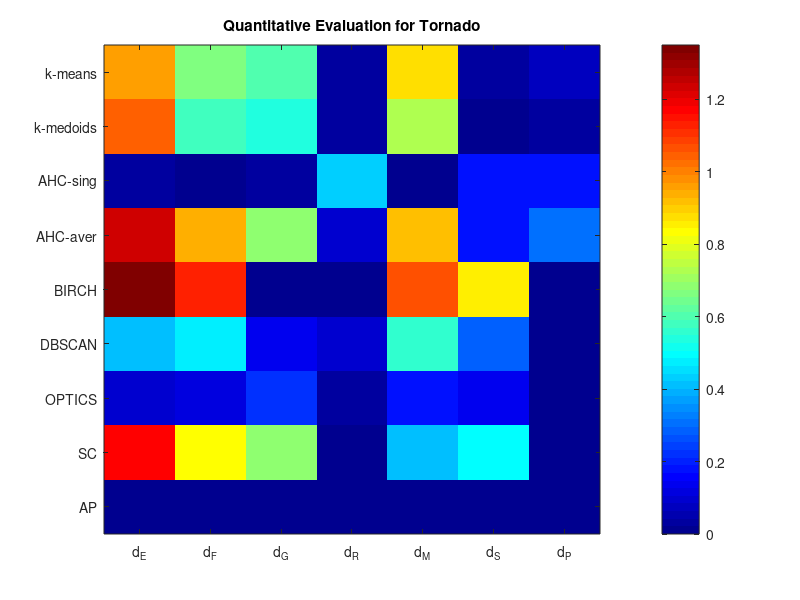

The MATLAB source for this figure:
A = [0.252,1.422,0.231,1.589,0.266,1.643,0.471,0.530,0.189,1.339,-10000,-10000,-0.561,1.183;
0.984,1.167,0.993,1.501,0.888,7.152,0.786,18.29,0.972,2.198,-10000,-10000,0.720,25.08;
0.238,1.422,0.206,1.588,0.162,1.643,0.426,0.529,0.183,1.339,-10000,-10000,-0.810,1.215;
0.984,1.192,0.986,1.527,0.938,7.253,0.661,12.92,0.974,1.902,-10000,-10000,0.721,24.82;
-0.654,0.085,-0.621,0.063,-0.266,0.059,0.696,0.625,-0.731,0.152,0.153,0.467,0.619,0.253;
0.067,1.894,0.049,1.605,0.029,3.156,0.054,5.785,0.131,4.78,0.030,2.815,0.024,0.595;
0.218,1.422,0.238,1.589,0.373,1.598,0.616,0.530,0.220,1.339,0.202,1.135,0.593,0.237;
0.942,1.105,0.960,1.463,0.466,6.676,0.629,13.48,0.952,1.747,0.287,2.382,0.024,0.622;
0.251,1.422,0.207,1.588,-10000,-10000,-10000,-10000,0.166,1.339,0.141,1.376,0.211,1.378;
0.953,1.084,0.944,1.262,-10000,-10000,-10000,-10000,0.975,1.455,0.970,1.393,0.547,0.460;
-0.364,0.914,-0.261,0.979,-0.272,0.934,0.615,0.600,-0.019,1.339,-0.226,1.370,-10000,-10000;
0.380,1.893,0.360,1.685,0.294,3.625,0.096,14.92,0.824,5.140,0.684,6.801,-10000,-10000;
-0.103,1.422,-0.028,1.586,0.009,1.625,0.129,0.499,-0.232,1.338,-0.2,1.376,-0.972,0.002;
0.350,6.906,0.636,5.056,0.691,4.633,0.584,16.24,0.956,8.777,0.921,8.038,0.006,0.632;
0.209,1.422,0.184,1.588,-10000,-10000,-10000,-10000,0.057,1.337,0.017,1.240,-0.954,1.377;
0.972,1.509,0.987,1.830,-10000,-10000,-10000,-10000,0.961,4.182,0.961,3.573,0.948,12.36;
-0.006,-0.008,0.005,0.004,-0.003,-0.009,-0.059,-0.016,0.005,0.008,0.008,0.009,-10000,-10000;
0.589,38.48,0.56,73.44,0.577,61.10,0.594,126.3,0.443,50.03,0.563,82.63,-10000,-10000];

B = [0.195,1.482,0.189,3.249,0.185,1.237,0.855,0.717,0.127,1.108,0.292,1.096,-0.170,2.391;
0.969,1.5,0.988,1.695,0.989,7.822,0.017,4,0.936,2.932,0.927,1.655,0.737,37.23;
0.177,1.487,0.158,3.263,0.180,1.237,0.854,0.717,0.099,1.108,0.288,1.084,-0.204,1.336;
0.976,1.584,0.986,1.828,0.987,6.946,0.018,3.06,0.919,3.446,0.883,2.098,0.654,27.11;
-0.572,0.022,-0.57,0.082,-0.201,0.019,0.694,0.528,-0.693,0.058,-0.675,0.064,0.598,0.487;
0.033,1.080,0.043,1.014,0.016,1.022,0.027,2.720,0.025,1.142,0.025,1.060,0.015,0.610;
0.165,1.653,0.146,2.091,0.139,1.199,0.513,0.127,0.291,1.096,0.295,1.102,0.570,0.432;
0.772,1.166,0.882,1.565,0.679,4.229,0.408,7.737,0.737,1.218,0.745,1.286,0.015,0.644;
0.182,1.686,0.149,2.082,-10000,-10000,-10000,-10000,0.205,1.101,0.190,1.113,-10000,-10000;
0.868,1.150,0.867,1.429,-10000,-10000,-10000,-10000,0.822,1.568,0.826,1.491,-10000,-10000;
-0.261,1.403,-0.36,0.638,-0.271,0.181,0.662,0.489,-0.412,0.489,-0.474,0.485,-10000,-10000;
0.487,1.422,0.363,1.303,0.081,2.159,0.031,8.026,0.435,1.533,0.370,1.651,-10000,-10000;
-0.041,1.689,-0.057,2.120,-0.098,1.236,-0.106,0.106,-0.132,1.107,-0.066,1.116,-0.742,-0.090;
0.280,4.501,0.353,3.951,0.682,4.760,0.479,18.12,0.902,4.609,0.235,4.317,0.007,0.856;
0.111,1.665,0.178,2.104,0.118,1.235,-0.334,0.125,0.196,1.103,0.162,1.105,-10000,-10000;
0.951,2.026,0.982,2.051,0.981,7.259,0.962,42.09,0.966,3.507,0.975,3.141,-10000,-10000;
-0.001,-0.004,-0.001,-0.001,0.000,-0.003,-0.209,-0.018,0.002,0.006,0.007,0.009,-0.062,-0.025;
0.661,33.92,0.631,30.18,0.517,50.84,0.581,42.63,0.646,69.63,0.557,105,0.366,16.35];

C = [0.211,1.303,0.232,1.089,0.128,1.544,0.370,1.487,0.258,1.556,0.220,1.556,-0.157,1.555;
0.987,1.290,0.994,1.332,0.961,9.264,0.704,37.37,0.988,1.376,0.943,1.291,0.754,54.00;
0.244,1.303,0.235,1.089,0.133,1.544,0.396,1.486,0.248,1.556,0.182,1.556,-0.729,1.555;
0.988,1.116,0.995,1.317,0.968,9.408,0.640,34.00,0.989,1.387,0.928,1.356,0.744,42.41;
-0.682,0.102,-0.705,0.087,-0.216,0.091,0.559,0.379,-0.686,0.194,-0.693,0.200,0.570,0.182;
0.012,1.191,0.010,1.247,0.010,2.249,0.017,4.130,0.028,1.075,0.029,1.108,0.009,0.535;
0.198,1.303,0.198,1.089,0.153,1.544,0.518,1.487,0.213,1.556,0.218,1.556,0.568,0.182;
0.958,1.216,0.950,1.271,0.574,11.27,0.782,37.92,0.905,1.161,0.916,1.166,0.009,0.529;
0.225,4.403,0.218,1.640,-10000,-10000,-10000,-10000,0.258,1.253,0.255,1.242,-10000,-10000;
0.969,1.163,0.971,1.248,-10000,-10000,-10000,-10000,0.956,1.170,0.961,1.210,-10000,-10000;
-0.439,0.044,-0.465,0.181,-0.150,0.568,0.089,0.949,-0.544,0.238,-0.517,0.250,-10000,-10000;
0.357,1.535,0.327,1.441,0.337,3.018,0.516,20.02,0.213,1.301,0.234,1.349,-10000,-10000;
-0.035,4.414,-0.034,1.643,-0.198,1.298,0.112,0.984,-0.060,1.253,-0.045,1.242,-0.835,-0.049;
0.288,4.951,0.323,3.354,0.660,3.415,0.568,18.59,0.257,3.264,0.232,4.078,0.007,0.665;
0.156,1.300,0.172,1.088,-0.072,1.544,-0.636,1.485,0.167,1.556,0.165,1.556,-10000,-10000;
0.979,1.664,0.973,1.558,0.942,9.550,0.957,47.30,0.970,1.847,0.960,1.851,-10000,-10000;
0.107,0.149,0.009,0.014,0.004,0.003,0.012,0.009,-0.006,-0.005,0.010,0.012,-0.060,-0.025;
0.803,1.894,0.864,27.21,0.348,2.903,0.513,36.37,0.580,63.24,0.591,86.54,0.555,11.90];


D=[0.176,1.655,0.243,1.504,0.011,1.007,0.353,0.632,0.289,1.006,0.116,0.195,-0.594,-0.094;
0.957,1.576,0.877,2.135,0.950,9.305,0.593,10.64,0.766,2.185,0.969,2.217,0.174,2.546;
0.158,1.655,0.255,1.504,0.013,1.007,0.383,0.634,0.190,1.009,-10000,-10000,-0.557,0.346;
0.972,1.630,0.872,2.019,0.944,10.25,0.613,10.64,0.825,2.134,-10000,-10000,0.384,2.915;
-0.353,0.116,-0.552,0.095,-0.019,0.047,0.609,0.851,-0.677,0.220,0.083,0.229,0.338,0.260;
0.036,1.076,0.033,1.056,0.019,1.533,0.188,6.216,0.037,0.876,0.021,1.442,0.019,0.751;
0.178,1.416,0.387,1.466,0.016,1.000,0.532,0.639,0.347,1.005,0.162,0.715,0.261,0.131;
0.497,1.164,0.570,1.256,0.488,8.313,0.739,12.74,0.668,1.587,0.292,5.349,0.019,0.945;
0.200,1.650,0.326,1.483,-10000,-10000,-10000,-10000,0.212,1.009,-0.143,1.326,-10000,-10000;
0.692,0.763,0.660,1.361,-10000,-10000,-10000,-10000,0.802,1.607,0.821,1.663,-10000,-10000;
-0.093,1.430,-0.037,1.321,-10000,-10000,0.427,0.676,-0.248,0.571,-0.197,0.657,-10000,-10000;
0.468,0.958,0.476,1.040,-10000,-10000,0.342,9.834,0.387,2.053,0.229,3.258,-10000,-10000;
-0.074,1.638,-0.153,1.442,0.010,0.572,0.189,0.623,-0.371,0.786,-0.211,1.040,0.053,-0.025;
0.565,7.958,0.780,7.517,0.995,2.416,0.477,10.02,0.753,8.772,0.577,9.227,0.008,2.564;
0.010,1.644,-0.013,1.501,-0.063,1.007,-0.598,0.600,-0.037,1.008,-0.046,1.421,-10000,-10000;
0.940,4.271,0.952,5.327,0.953,10.13,0.904,27.76,0.933,5.980,0.951,6.801,-10000,-10000;
0.002,0.003,0.003,0.004,-10000,-10000,0.010,0.007,-0.007,-0.003,-10000,-10000,-0.004,-0.001;
0.810,63.76,0.591,107.7,-10000,-10000,0.573,33.19,0.888,51.27,-10000,-10000,0.566,75.81];

E = [0.146,1.436,0.126,1.339,0.237,1.717,0.375,0.951,0.187,1.770,-0.066,0.176,-0.306,1.371;
0.973,1.729,0.986,2.296,0.969,3.591,0.917,34.77,0.937,2.399,0.220,7.135,0.457,12.56;
0.142,1.436,0.102,1.339,0.226,1.716,0.428,0.953,0.146,1.771,-10000,-10000,-0.101,0.449;
0.970,1.572,0.958,2.516,0.968,3.839,0.932,34.47,0.954,2.758,-10000,-10000,0.298,10.42;
-0.404,0.067,-0.503,0.047,-0.123,0.053,0.796,0.733,-0.643,0.089,0.369,0.249,0.458,0.088;
0.023,1.646,0.019,1.614,0.012,2.097,0.036,3.055,0.063,1.800,0.012,1.828,0.010,0.746;
0.188,1.436,0.187,1.339,0.255,1.663,0.531,0.951,0.191,1.772,0.285,0.592,0.378,0.153;
0.961,1.391,0.967,1.676,0.614,3.035,0.537,15.01,0.930,2.302,0.131,4.411,0.010,0.708;
0.217,1.436,0.212,1.339,-10000,-10000,-10000,-10000,0.098,1.769,-0.168,1.678,-10000,-10000;
0.938,1.295,0.963,1.445,-10000,-10000,-10000,-10000,0.963,1.832,0.965,1.631,-10000,-10000;
-0.361,0.943,-0.379,0.971,-0.249,0.662,0.490,0.767,-0.219,1.751,-0.241,1.330,-10000,-10000;
0.173,1.452,0.152,1.267,0.043,3.452,0.149,11.95,0.700,2.430,0.211,3.491,-10000,-10000;
-0.184,1.436,-0.181,1.339,-0.140,1.687,-0.388,0.913,-0.255,1.773,-0.113,1.675,-0.556,0.003;
0.563,12.01,0.882,9.864,0.542,6.533,0.848,23.41,0.927,7.047,0.398,11.27,0.008,1.256;
0.185,1.436,0.159,1.339,0.226,1.703,-10000,-10000,0.167,1.772,0.112,1.782,-10000,-10000;
0.987,1.442,0.971,1.842,0.976,3.079,-10000,-10000,0.974,4.941,0.982,4.062,-10000,-10000;
-0.001,0.302,0.002,0.724,-0.001,0.457,0.022,0.049,0.009,0.134,0.000,0.176,-0.002,0.361;
0.464,32.61,0.820,123.7,0.685,80.68,0.417,27.10,0.371,60.17,0.597,54.79,0.549,70.48];

[m,n] = size(A);
Average = zeros(m,n);

format long

for i=1:m
    for j=1:n
        summation = 0.0;
        num = 0;
        if(A(i,j)>-100)
            num = num+1;
            summation=summation+A(i,j);
        end
        
        if(B(i,j)>-100)
            num = num+1;
            summation = summation+B(i,j);
        end
        
        if(C(i,j)>-100)
            num = num+1;
            summation = summation+C(i,j);
        end
        
        if(D(i,j)>-100)
            num = num+1;
            summation = summation+D(i,j);
        end
        
        if(E(i,j)>-100)
            num = num+1;
            summation = summation+E(i,j);
        end
        
        if(num>0)
            Average(i,j) = summation/num;
        end
    end
end

rows = m/2;
cols = n/2;
ranking = zeros(rows,cols);


Matrix = E;

for i=1:rows
    for j=1:cols
        if(Matrix(2*i-1,2*j-1)==0 && Matrix(2*i-1,2*j)==0 &&...
                Matrix(2*i,2*j-1)==0 && Matrix(2*i,2*j)==0)
            continue;
        end
        if(Matrix(2*i-1,2*j-1)<-100 && Matrix(2*i-1,2*j)<-100 &&...
                Matrix(2*i,2*j-1)<-100 && Matrix(2*i,2*j)<-100)
            continue;
        end
        ranking(i,j) = (Matrix(2*i-1,2*j-1)+1.0)*Matrix(2*i-1,2*j)...
        /Matrix(2*i,2*j);
    end
end

CONSTANT = 20;

maxElement = max(max(ranking));
minElement = min(min(ranking));
segment = 0.5/CONSTANT;

map = zeros(CONSTANT,3);
for i=1:CONSTANT
    map(i,2) = 1.0-(i-1)*segment;
end

%pcolor(ranking)
imagesc(ranking)
colormap(jet)
%colormap(map)
colorbar
axis ij
xticks([1 2 3 4 5 6 7])
xticklabels({'d_E','d_F','d_G','d_R','d_M','d_S','d_P'})     
yticks([1 2 3 4 5 6 7 8 9])
yticklabels({'k-means','k-medoids','AHC-sing','AHC-aver','BIRCH','DBSCAN','OPTICS','SC','AP'})

title('Quantitative Evaluation for Tornado')

ranking(5,1)